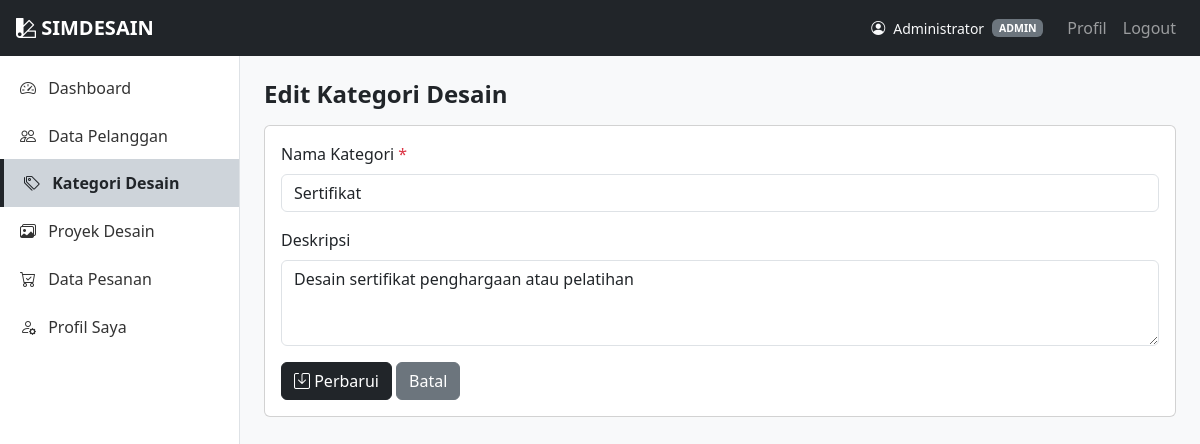
Screenshot of /kategori/edit.php?id=2 (signed in) with the database file from the repository.
### tables this page shows
CREATE TABLE kategori_desain (
    id_kategori    INT AUTO_INCREMENT PRIMARY KEY,
    nama_kategori  VARCHAR(100)  NOT NULL,
    deskripsi      TEXT          DEFAULT NULL,
    created_at     TIMESTAMP     DEFAULT CURRENT_TIMESTAMP
);

### kategori/edit.php (the view, shortened to what this page needs)
<?php
require_once '../config/koneksi.php';
$id = isset($_GET['id']) ? (int) $_GET['id'] : 0;
$stmt = $koneksi->prepare("SELECT * FROM kategori_desain WHERE id_kategori = ?");
$stmt->bind_param("i", $id);
$stmt->execute();
$hasil = $stmt->get_result();
$kategori = $hasil->fetch_assoc();
$nama_kategori = $kategori['nama_kategori'];
$deskripsi     = $kategori['deskripsi'];
?>
<?php require_once '../includes/header.php'; ?>
<div class="wrapper">
    <?php require_once '../includes/sidebar.php'; ?>
    <div class="content-area p-4">
        <h4 class="fw-semibold mb-3">Edit Kategori Desain</h4>
        <div class="card">
            <div class="card-body">
                <form method="POST" action="edit.php?id=<?= $id ?>">
                    <div class="mb-3">
                        <label class="form-label">Nama Kategori <span class="text-danger">*</span></label>
                        <input type="text" name="nama_kategori" class="form-control"
                               value="<?= htmlspecialchars($nama_kategori) ?>" required>
                    </div>
                    <div class="mb-3">
                        <label class="form-label">Deskripsi</label>
                        <textarea name="deskripsi" class="form-control" rows="3"><?= htmlspecialchars($deskripsi) ?></textarea>
                    </div>
                    <button type="submit" class="btn btn-dark">
                        <i class="bi bi-save"></i> Perbarui
                    </button>
                    <a href="index.php" class="btn btn-secondary">Batal</a>
                </form>
            </div>
        </div>
    </div>
</div>
<?php require_once '../includes/footer.php'; ?>

### assets/css/style.css (style rules this page uses)
body { background-color: #f8f9fa; }
.wrapper { display: flex; min-height: calc(100vh - 56px); }
.content-area { flex: 1; min-width: 0; }

### rows the page displays
kategori_desain: nama_kategori "Sertifikat", deskripsi "Desain sertifikat penghargaan atau pelatihan"

### other values shown
$_SESSION['nama_lengkap'] "Administrator"
$_SESSION['role'] "ADMIN"
